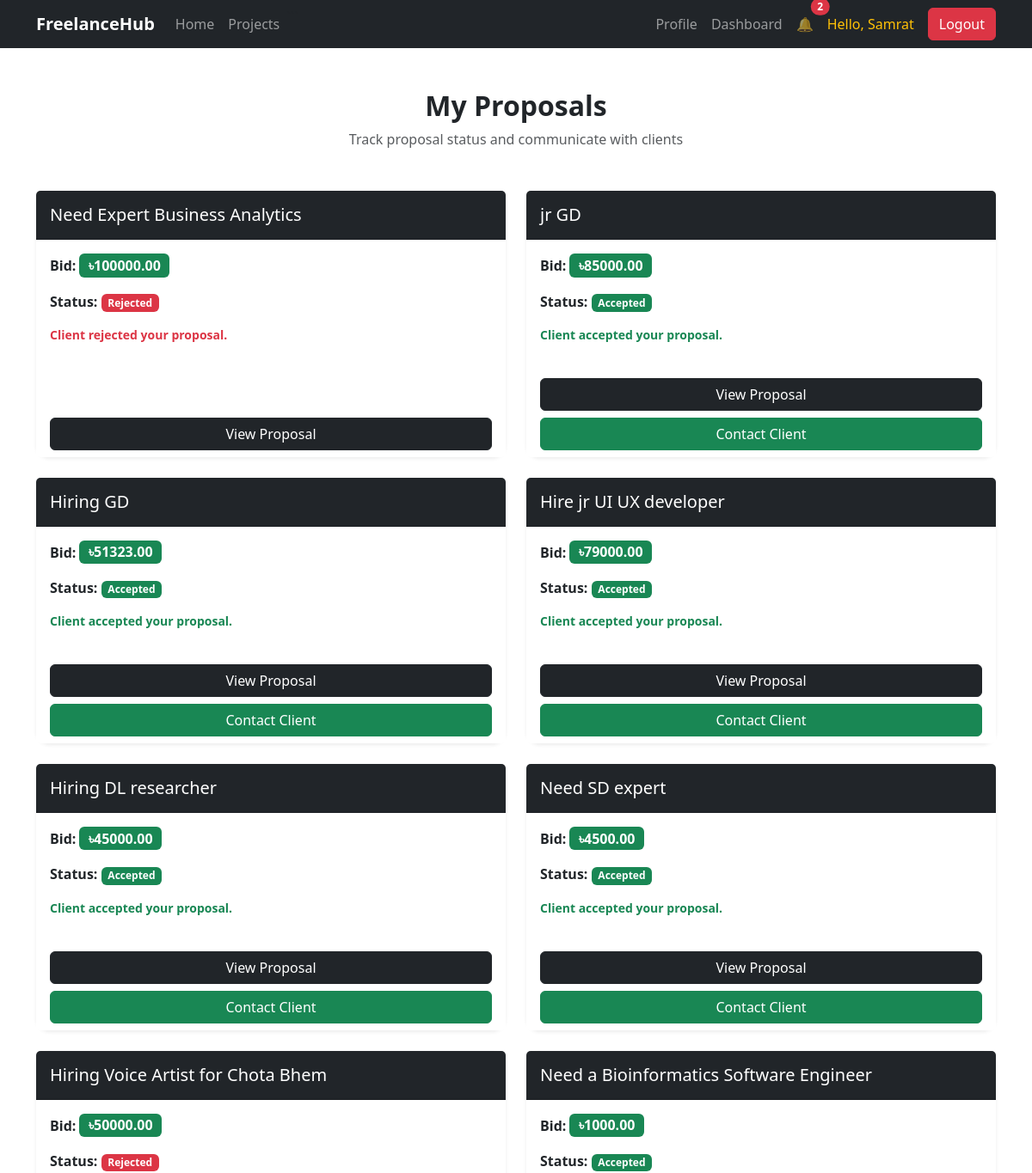
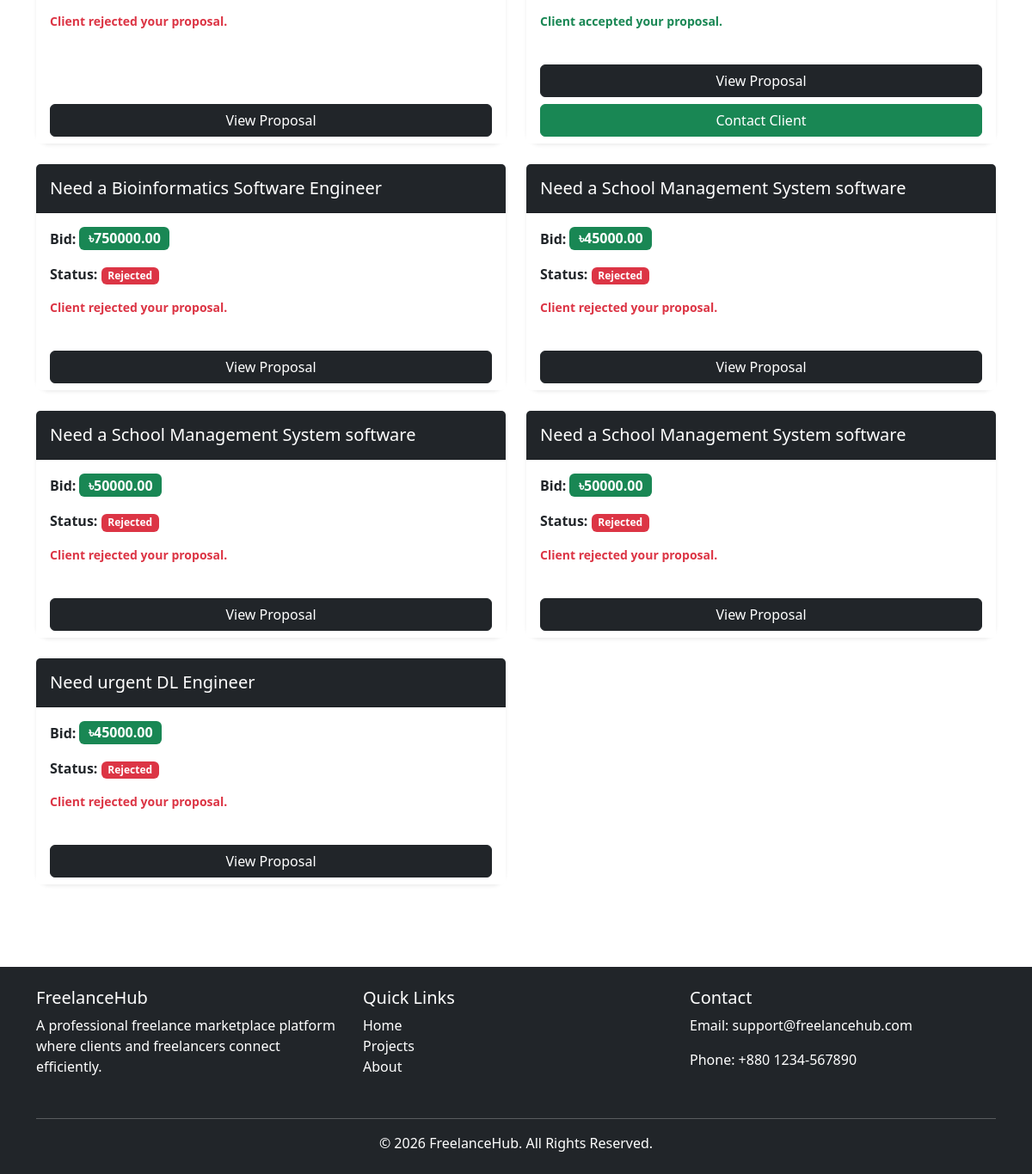
Screenshot of /proposals/freelancer-dashboard/ (signed in) with the database file from the repository (2 pictures, top to bottom).
### accounts/models.py (models this page shows, shortened)
class User(AbstractUser):
    role= models.CharField(max_length=50,choices=ROLE_CHOICES)
    is_verified= models.BooleanField(default=False)

### proposals/models.py (models this page shows, shortened)
class Proposal(models.Model):
    STATUS_CHOICES = (
        ('pending', 'Pending'),
        ('accepted', 'Accepted'),
        ('rejected', 'Rejected'),
    )
    project = models.ForeignKey(Project,on_delete=models.CASCADE,related_name='proposals')
    freelancer = models.ForeignKey(settings.AUTH_USER_MODEL,on_delete=models.CASCADE,related_name='proposals')
    cover_letter = models.TextField()
    bid_amount = models.DecimalField(max_digits=10,decimal_places=2)
    status = models.CharField(max_length=20,choices=STATUS_CHOICES,default='pending')
    created_at = models.DateTimeField(auto_now_add=True)

### projects/models.py (models this page shows, shortened)
class Project(models.Model):
    status = models.CharField(
    max_length=20,
    choices=[
        ('open', 'Open'),
        ('in_progress', 'In Progress'),
        ('submitted', 'Submitted'),
        ('completed', 'Completed'),
    ],
    default='open'
)
    client = models.ForeignKey(settings.AUTH_USER_MODEL,on_delete=models.CASCADE,related_name='projects')
    category = models.ForeignKey(Category,on_delete=models.CASCADE)
    title = models.CharField(max_length=200)
    description = models.TextField()
    budget = models.DecimalField(max_digits=10,decimal_places=2)
    deadline = models.DateField()
    created_at = models.DateTimeField(auto_now_add=True)

### proposals/views.py (the view)
# urls.py: path('freelancer-dashboard/',views.freelancer_dashboard,name='freelancer_dashboard'),
@login_required
def freelancer_dashboard(request):
    proposals = Proposal.objects.filter(
        freelancer=request.user
    ).order_by('-id')
    for proposal in proposals:
        proposal.conversation = Conversation.objects.filter(
            project=proposal.project,
            freelancer=proposal.freelancer
        ).first()
    return render(
        request,
        'proposals/freelancer_dashboard.html',
        {
            'proposals': proposals
        }
    )

### notifications/context_processors.py (called while the page is built)
def notification_count(request):
    count = 0
    if request.user.is_authenticated:
        count = Notification.objects.filter(
            user=request.user,
            is_read=False
        ).count()
    return {
        'notification_count': count
    }

### proposals/templates/proposals/freelancer_dashboard.html (shortened to what this page needs)
{% extends 'base.html' %}
{% block content %}
<div class="container py-5">
    <div class="text-center mb-5">
        <h2 class="fw-bold">
            My Proposals
        </h2>
        <p class="text-muted">
            Track proposal status and communicate with clients
        </p>
    </div>
    {% if proposals %}
    <div class="row g-4">
        {% for proposal in proposals %}
        <div class="col-lg-6 col-md-6 col-12">
            <div class="card shadow-sm border-0 rounded-4 h-100">
                <div class="card-header bg-dark text-white py-3">
                    <h5 class="mb-0">
                        {{ proposal.project.title }}
                    </h5>
                </div>
                <div class="card-body">
                    <p class="mb-3">
                        <strong>
                            Bid:
                        </strong>
                        <span class="badge bg-success fs-6">
                            ৳{{ proposal.bid_amount }}
                        </span>
                    </p>
                    <p class="mb-3">
                        <strong>
                            Status:
                        </strong>
                        {% if proposal.status == 'pending' %}
                        <span class="badge bg-warning text-dark">
                            Pending
                        </span>
                        {% elif proposal.status == 'accepted' %}
                        <span class="badge bg-success">
                            Accepted
                        </span>
                        {% else %}
                        <span class="badge bg-danger">
                            Rejected
                        </span>
                        {% endif %}
                    </p>
                    {% if proposal.status == 'pending' %}
                    <p class="text-muted small">
                        Waiting for client response.
                    </p>
                    {% elif proposal.status == 'accepted' %}
                    <p class="text-success small fw-semibold">
                        Client accepted your proposal.
                    </p>
                    {% else %}
                    <p class="text-danger small fw-semibold">
                        Client rejected your proposal.
                    </p>
                    {% endif %}
                </div>
                <div class="card-footer bg-white border-0">
                    <div class="d-grid gap-2">
                        <a
                            href="{% url 'proposal_detail' proposal.id %}"
                            class="btn btn-dark"
                        >
                            View Proposal
                        </a>
                        {% if proposal.status == 'accepted' %}
                            {% if proposal.conversation %}
                            <a
                                href="{% url 'conversation_detail' proposal.conversation.id %}"
                                class="btn btn-success"
                            >
                                Contact Client
                            </a>
                            {% endif %}
                        {% endif %}
                    </div>
                </div>
            </div>
        </div>
        {% endfor %}
    </div>
    {% endif %}
</div>
{% endblock %}

### templates/navbar.html (shortened to what this page needs)
<nav class="navbar navbar-expand-lg navbar-dark bg-dark">
  <div class="container">
    <a class="navbar-brand fw-bold" href="/"> FreelanceHub </a>
    <div class="collapse navbar-collapse" id="navbarContent">
      <ul class="navbar-nav me-auto mb-2 mb-lg-0">
        <li class="nav-item">
          <a class="nav-link" href="/"> Home </a>
        </li>
        <li class="nav-item">
          <a class="nav-link" href="{% url 'project_list' %}"> Projects </a>
        </li>
      </ul>
      <ul class="navbar-nav align-items-center">
        {% if user.is_authenticated %}
        <li class="nav-item">
          <a class="nav-link" href="{% url 'profile' %}"> Profile </a>
        </li>
        <li class="nav-item">
          {% if user.role == 'client' %}
          <a class="nav-link" href="{% url 'proposal_dashboard' %}">
            Dashboard
          </a>
          {% elif user.role == 'freelancer' %}
          <a class="nav-link" href="{% url 'freelancer_dashboard' %}">
            Dashboard
          </a>
          {% endif %}
        </li>
        <li class="nav-item">
          <a
            class="nav-link position-relative"
            href="{% url 'notification_list' %}"
          >
            🔔 {% if notification_count > 0 %}
            <span
              class="position-absolute top-0 start-100 translate-middle badge rounded-pill bg-danger"
            >
              {{ notification_count }}
            </span>
            {% endif %}
          </a>
        </li>
        <li class="nav-item">
          <span class="nav-link text-warning">
            Hello, {{ user.first_name }}
          </span>
        </li>
        <li class="nav-item">
          <a class="btn btn-danger ms-2" href="{% url 'logout' %}"> Logout </a>
        </li>
        {% endif %}
      </ul>
    </div>
  </div>
</nav>

### rows the page displays
User: first_name "Samrat"
Proposal: project "Need Expert Business Analytics", bid_amount "100000.00", status "Rejected"
Proposal: project "jr GD", bid_amount "85000.00", status "Accepted"
Proposal: project "Hiring GD", bid_amount "51323.00", status "Accepted"
Proposal: project "Hire jr UI UX developer", bid_amount "79000.00", status "Accepted"
Proposal: project "Hiring DL researcher", bid_amount "45000.00", status "Accepted"
Proposal: project "Need SD expert", bid_amount "4500.00", status "Accepted"
Proposal: project "Hiring Voice Artist for Chota Bhem", bid_amount "50000.00", status "Rejected"
Proposal: project "Need a Bioinformatics Software Engineer", bid_amount "1000.00", status "Accepted"
Proposal: project "Need a Bioinformatics Software Engineer", bid_amount "750000.00", status "Rejected"
Proposal: project "Need a School Management System software", bid_amount "45000.00", status "Rejected"
Proposal: project "Need a School Management System software", bid_amount "50000.00", status "Rejected"
Proposal: project "Need a School Management System software", bid_amount "50000.00", status "Rejected"
Proposal: project "Need urgent DL Engineer", bid_amount "45000.00", status "Rejected"

### other values shown
{{ notification_count }} "2"
